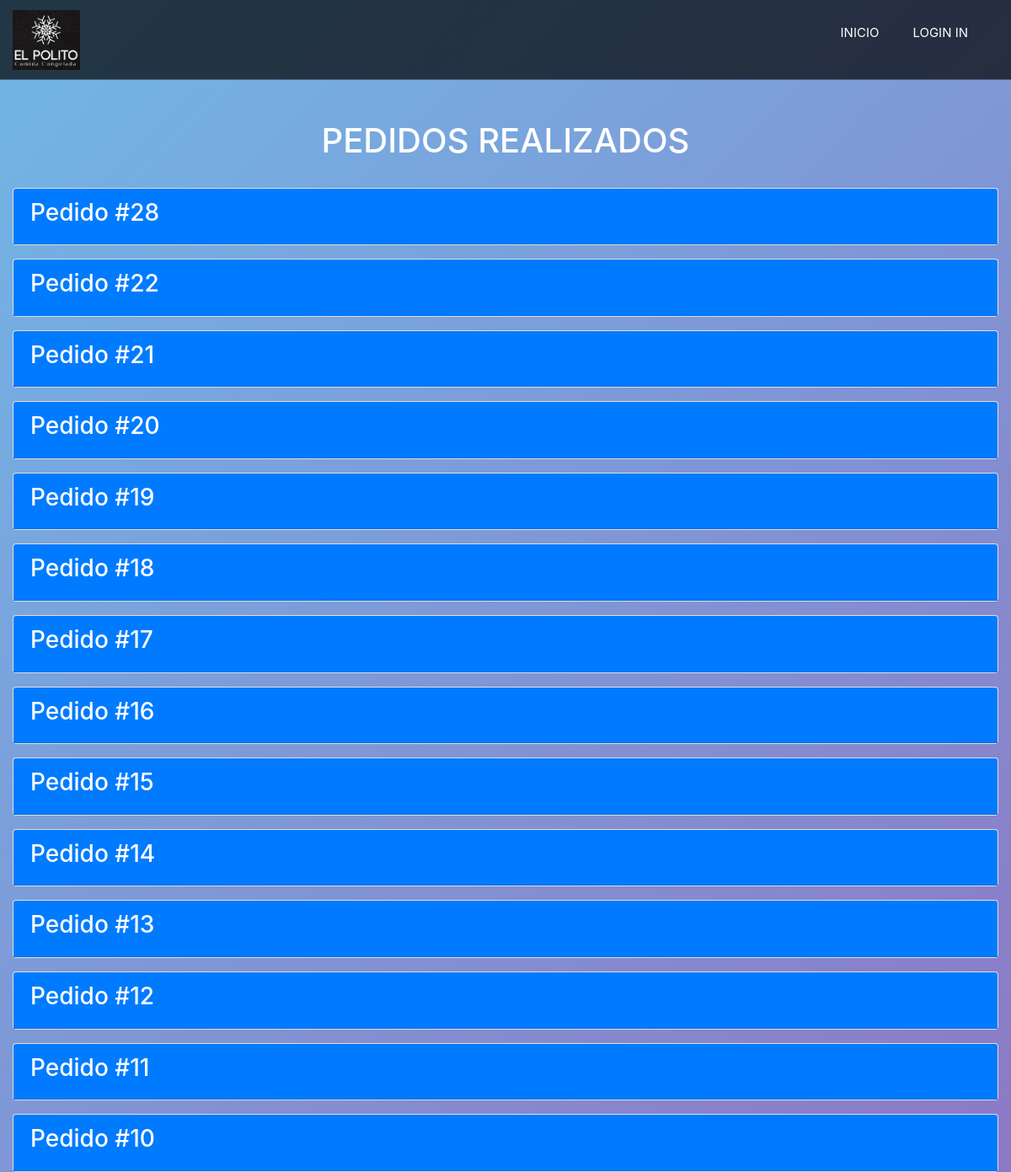
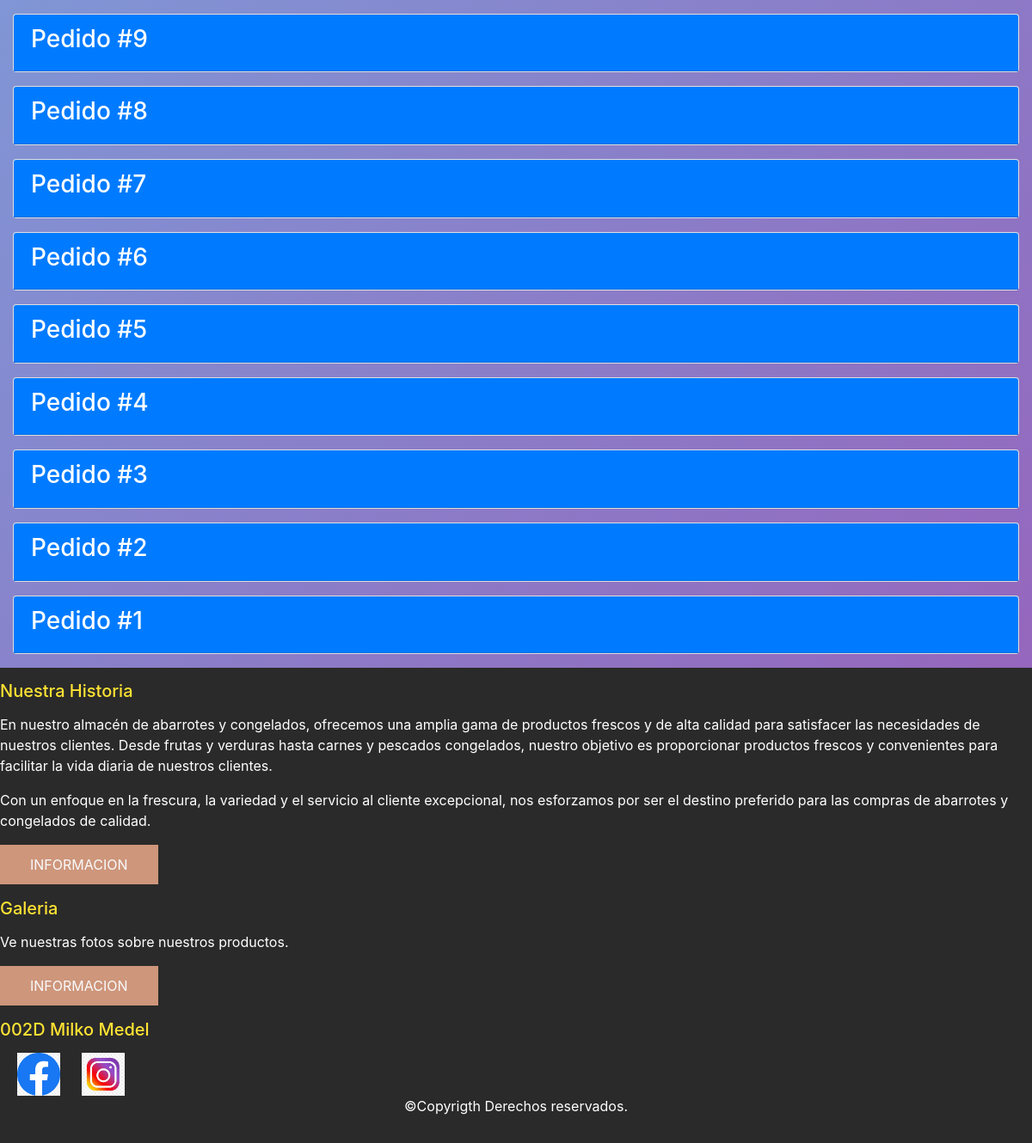
Screenshot of /lista_pedidos with the database file from the repository (2 pictures, top to bottom).
### web/models.py (models this page shows, shortened)
class Pedido(models.Model):
    id          = models.AutoField(primary_key=True)
    total       = models.BigIntegerField()
    impuesto    = models.BigIntegerField(default=0)
    estado      = models.IntegerField(default=3)
    valor_envio = models.BigIntegerField(default=0)
    date        = models.DateTimeField(blank=False, null=False, default=now)
    user        = models.ForeignKey(settings.AUTH_USER_MODEL, on_delete=models.CASCADE)

### web/views.py (the view)
# urls.py: path('lista_pedidos', views.lista_pedidos, name='lista_pedidos'),
def lista_pedidos(request):
    pedidos = Pedido.objects.select_related('user').prefetch_related('detalles_pedido__id_producto').order_by('-date')
    ctx = {'pedidos': pedidos}
    return render(request, 'producto/lista_pedidos.html', ctx)

### web/templates/producto/lista_pedidos.html (shortened to what this page needs)
{% load static %}
<!DOCTYPE html>
<html lang="es">
<head>
    <link href="https://stackpath.bootstrapcdn.com/bootstrap/4.5.2/css/bootstrap.min.css" rel="stylesheet">
    <link rel="stylesheet" href="{% static 'css/styles_lista.css' %}">
</head>
<body>
    {% include 'base/nav.html' %}
    <div id="main-content" class="container mt-5">
        <div class="row mb-4">
            <div class="col text-white text-center">
                <h1>PEDIDOS REALIZADOS</h1>
            </div>
        </div>
        <div class="row">
            <div class="col">
                {% if pedidos %}
                <div id="accordion">
                    {% for pedido in pedidos %}
                    <div class="card mb-3">
                        <div class="card-header bg-primary text-white" data-toggle="collapse" data-target="#collapse-{{ pedido.id }}" aria-expanded="true" aria-controls="collapse-{{ pedido.id }}">
                            <div class="d-flex justify-content-between align-items-center">
                                <h3>Pedido #{{ pedido.id }}</h3>
                            </div>
                        </div>
                    </div>
                    {% endfor %}
                </div>
                {% else %}
                <p class="text-center text-white">No hay pedidos registrados.</p>
                {% endif %}
            </div>
        </div>
    </div>
    {% include 'base/footer.html' %}
</body>
</html>

### web/static/css/styles_lista.css (style rules this page uses)
* { margin: 0; padding: 0; width: auto; box-sizing: border-box; text-decoration: none; list-style: none; }
body, html { background: linear-gradient(135deg, #71b7e6, #9b59b6); }
.container { max-width: 3200px; margin: auto; }

### rows the page displays
Pedido: id "28"
Pedido: id "22"
Pedido: id "21"
Pedido: id "20"
Pedido: id "19"
Pedido: id "18"
Pedido: id "17"
Pedido: id "16"
Pedido: id "15"
Pedido: id "14"
Pedido: id "13"
Pedido: id "12"
Pedido: id "11"
Pedido: id "10"
Pedido: id "9"
Pedido: id "8"
Pedido: id "7"
Pedido: id "6"
Pedido: id "5"
Pedido: id "4"
Pedido: id "3"
Pedido: id "2"
Pedido: id "1"
